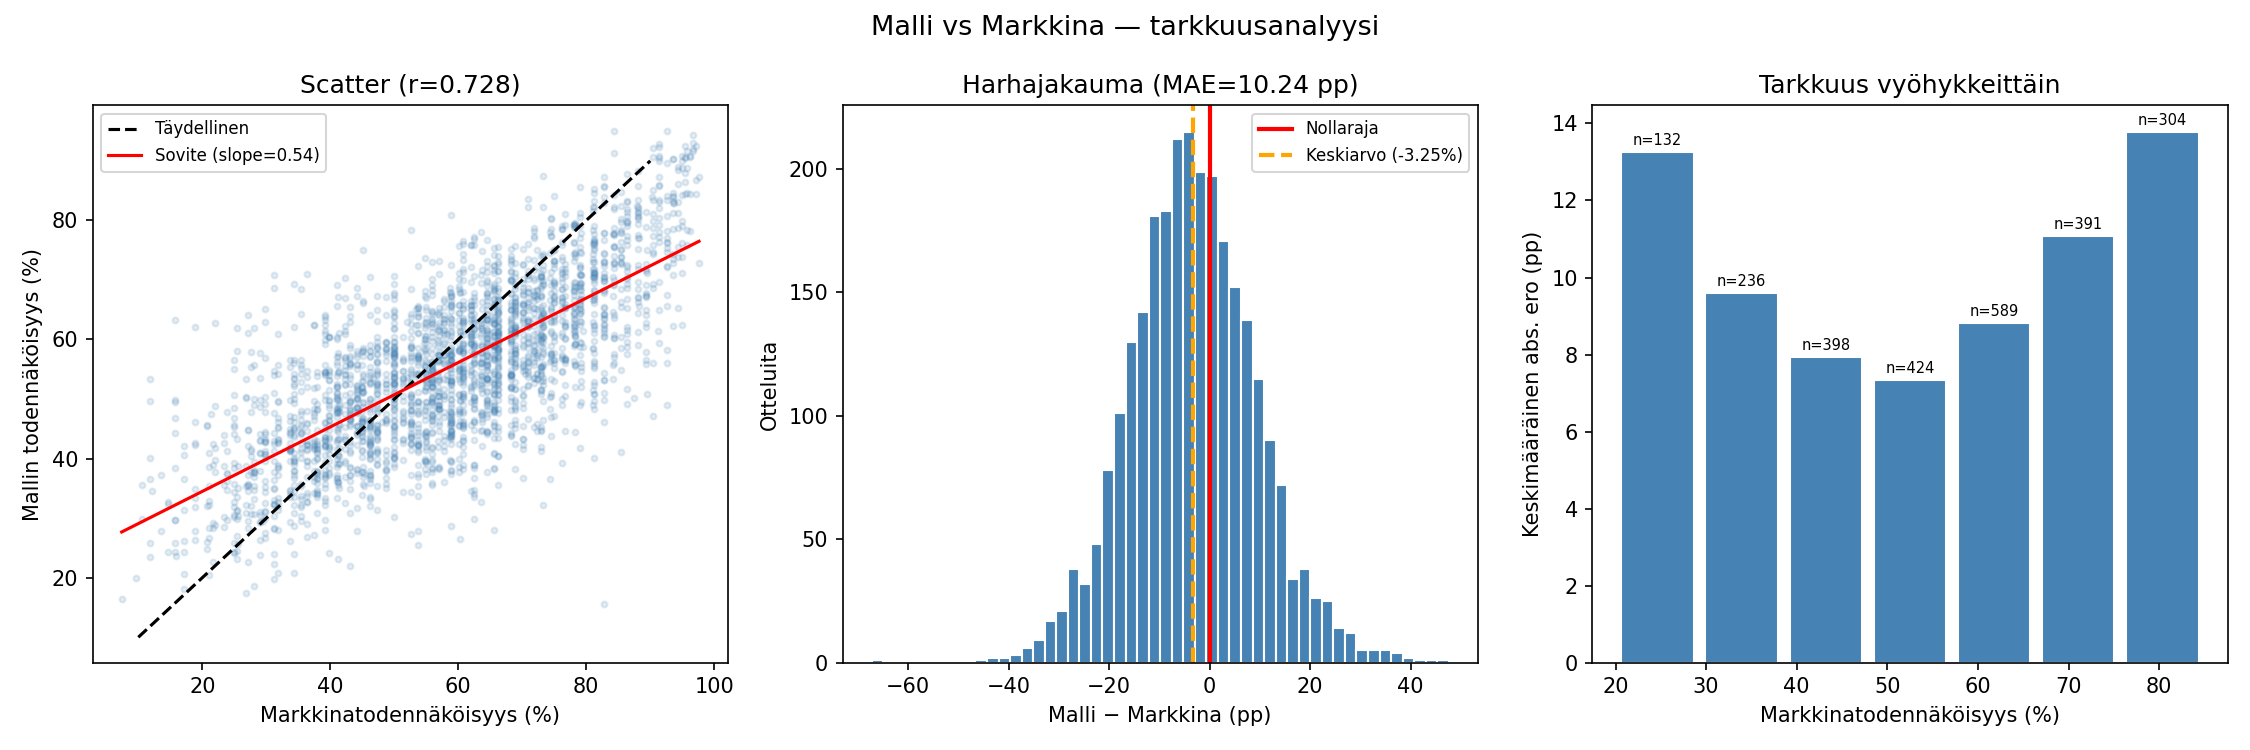

Generate this figure with Python:
"""
Malli vs Markkina — tarkkuusanalyysi
Kuinka lähelle mallin todennäköisyydet osuvat markkinaan?
"""

import warnings
warnings.filterwarnings("ignore")

import numpy as np
import pandas as pd
import matplotlib.pyplot as plt
from backtest_pipeline import (
    download_atp_data, laske_spw_per_ottelu,
    laske_rolling_pre_match, rakenna_piirteet, aja_regressio,
    laske_elo_historia
)
from clv_backtest import (
    download_odds_data, yhdista_ottelut, laske_clv, MATCHUP_K
)

def main():
    print("Ladataan data...")
    raw     = download_atp_data()
    match   = laske_spw_per_ottelu(raw)
    rolling = laske_rolling_pre_match(match)
    feat    = rakenna_piirteet(match, rolling)
    reg     = aja_regressio(feat)
    coefs   = reg["coefs"]
    print("Lasketaan Elo-historia...")
    elo_df  = laske_elo_historia(raw)
    odds    = download_odds_data()
    yht     = yhdista_ottelut(feat, odds)
    df      = laske_clv(yht, coefs=coefs, elo_df=elo_df)

    mp  = df["model_prob"].values
    mkt = df["fair_w"].values
    clv = df["clv"].values

    mae  = np.mean(np.abs(mp - mkt))
    bias = np.mean(mp - mkt)
    corr = np.corrcoef(mp, mkt)[0, 1]

    print(f"\n{'─'*45}")
    print(f"  Otteluita analysoitu     : {len(df):,}")
    print(f"  Korrelaatio (malli↔mkt) : {corr:.3f}")
    print(f"  Keskimääräinen abs. ero  : {mae*100:.2f} pp")
    print(f"  Systemaattinen harha     : {bias*100:+.2f} pp")
    print(f"    (+ = malli yliarvioi voittajia, − = aliarvioi)")
    print(f"{'─'*45}")

    # Jakauma CLV-eroista
    percentiles = [10, 25, 50, 75, 90]
    print("\n  CLV-jakauma (malli − markkina):")
    for p in percentiles:
        print(f"    P{p:2d}: {np.percentile(clv*100, p):+.1f}%")

    # ── GRAAFIT ──
    fig, axes = plt.subplots(1, 3, figsize=(15, 5))
    fig.suptitle("Malli vs Markkina — tarkkuusanalyysi", fontsize=13)

    # 1. Scatter: malli vs markkina
    ax = axes[0]
    ax.scatter(mkt * 100, mp * 100, alpha=0.15, s=8, color="steelblue")
    ax.plot([10, 90], [10, 90], "k--", lw=1.5, label="Täydellinen")
    lf = np.polyfit(mkt, mp, 1)
    xs = np.linspace(mkt.min(), mkt.max(), 100)
    ax.plot(xs * 100, np.polyval(lf, xs) * 100, "r-", lw=1.5,
            label=f"Sovite (slope={lf[0]:.2f})")
    ax.set_xlabel("Markkinatodennäköisyys (%)")
    ax.set_ylabel("Mallin todennäköisyys (%)")
    ax.set_title(f"Scatter (r={corr:.3f})")
    ax.legend(fontsize=8)

    # 2. Harhajakauma (model_prob - market_prob)
    ax = axes[1]
    ax.hist(clv * 100, bins=50, color="steelblue", edgecolor="white")
    ax.axvline(0,    color="red",   lw=2, label="Nollaraja")
    ax.axvline(bias * 100, color="orange", lw=2, ls="--",
               label=f"Keskiarvo ({bias*100:+.2f}%)")
    ax.set_xlabel("Malli − Markkina (pp)")
    ax.set_ylabel("Otteluita")
    ax.set_title(f"Harhajakauma (MAE={mae*100:.2f} pp)")
    ax.legend(fontsize=8)

    # 3. Mallin tarkkuus todennäköisyysvyöhykkeittäin
    ax = axes[2]
    bins = np.linspace(0.2, 0.85, 8)
    centers, maes, counts = [], [], []
    for i in range(len(bins) - 1):
        mask = (mkt >= bins[i]) & (mkt < bins[i+1])
        if mask.sum() > 20:
            centers.append((bins[i] + bins[i+1]) / 2 * 100)
            maes.append(np.mean(np.abs(clv[mask])) * 100)
            counts.append(mask.sum())

    bars = ax.bar(centers, maes, width=8, color="steelblue", edgecolor="white")
    for bar, n in zip(bars, counts):
        ax.text(bar.get_x() + bar.get_width()/2, bar.get_height() + 0.1,
                f"n={n}", ha="center", va="bottom", fontsize=7)
    ax.set_xlabel("Markkinatodennäköisyys (%)")
    ax.set_ylabel("Keskimääräinen abs. ero (pp)")
    ax.set_title("Tarkkuus vyöhykkeittäin")

    plt.tight_layout()
    plt.savefig("malli_vs_markkina.png", dpi=150)
    plt.show()
    print("\nGraafi tallennettu: malli_vs_markkina.png")

if __name__ == "__main__":
    main()
